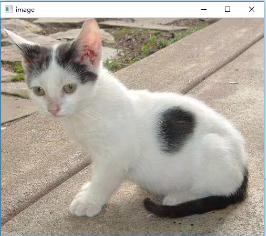
#> input picture image/img.png, 266 x 236 px, found by its file name
$ python main.py
#> lines starting #> are read from the running program, lines starting #| are printed output that depends on the picture
#!/usr/bin/python3
# -*- coding: utf-8 -*-
# @Author: HTY
# @Date: 2/8/22
# @Brief: OpenCV note

import cv2
import numpy as np
import pandas as pd
import matplotlib.pyplot as plt


def show(src, name="window", time=0):
    cv2.imshow(name, src)
    cv2.waitKey(time)
    cv2.destroyAllWindows()


if __name__ == "__main__":
    img = cv2.imread("img.png")  # read an image in BGR format
#> img is the input picture: shape (236, 266, 3); mean B, G, R 154.7, 165.3, 172.8
    # cv2.imshow("window name", img)  # show an image
    # cv2.waitKey(0)  # wait time (mm), 0 means any key
    # cv2.imwrite("file path", img)   # save picture
    b, g, r = cv2.split(img)
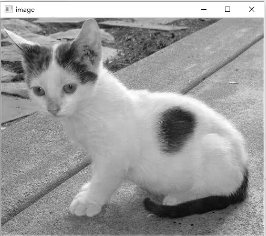
#> b: shape (236, 266); min 0, max 255, mean 154.7
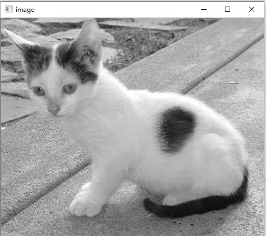
#> g: shape (236, 266); min 8, max 255, mean 165.3
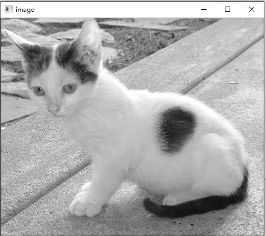
#> r: shape (236, 266); min 10, max 255, mean 172.8
    img = cv2.merge((b, g, r))
    img = cv2.resize(img, (100, 100))
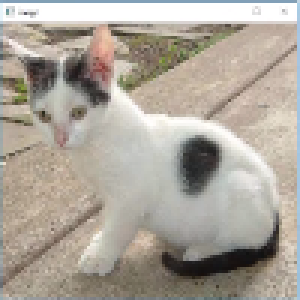
#> img: shape (100, 100, 3) (shown 3 times larger); mean B, G, R 154.5, 165, 172.4
    ret, dst = cv2.threshold(src=r, thresh=127, maxval=255, type=cv2.THRESH_TOZERO)
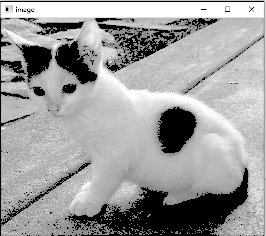
#> dst: shape (236, 266); min 0, max 255, mean 157.3
    show(r, "r")
    show(dst, "r threshold")
